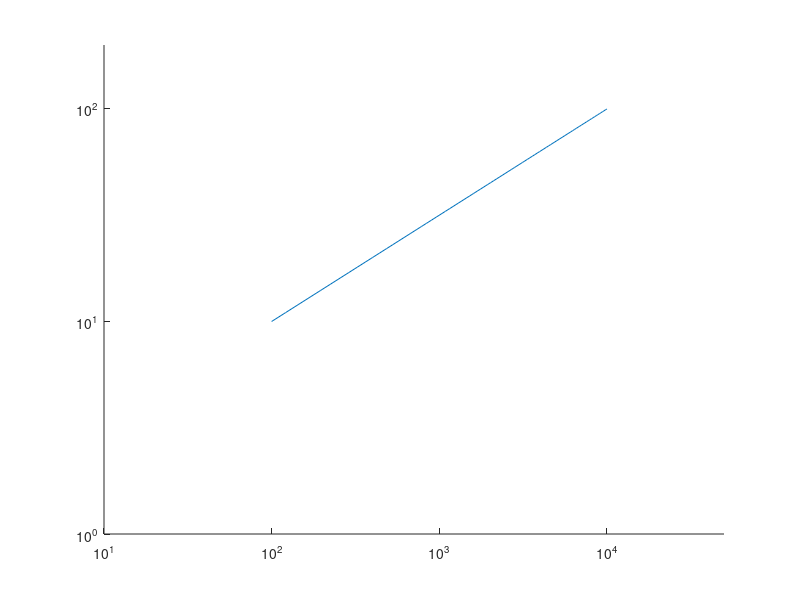

This chart was generated by the following MATLAB code: (Note: this script raises an error after producing the figure.)
%% Example 1: with both log scale 
figure; hold on; 
plot((10:100).^2,10:100); 
xlim([10, 0.5e5]); ylim([1, 200]); 
set(gca, 'yscale', 'log'); set(gca, 'xscale', 'log')
despline(0.5);

%% Example 2: only 1 log 
figure; hold on; 
plot((10:100).^2,10:100); 
ylim([1, 200]); 
set(gca, 'yscale', 'log'); 
despline(1);

%% Example 3: all axes of a figure 
figure; 
for i = 1:10; subplot(3,4,i); end
despline(gcf,2)

%% Example 4: selective 
figure; 
a = subplot(312); 
b = subplot(311); c = subplot(313); 
despline([a,b],[1,2])